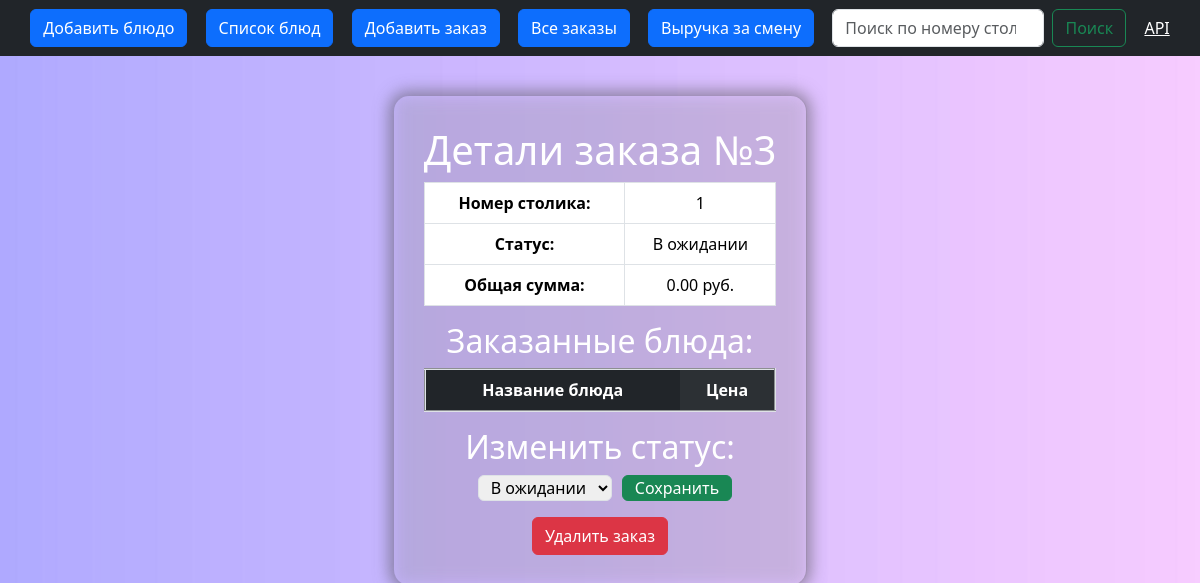
The page /order-detail/3/ on the database as committed earlier.
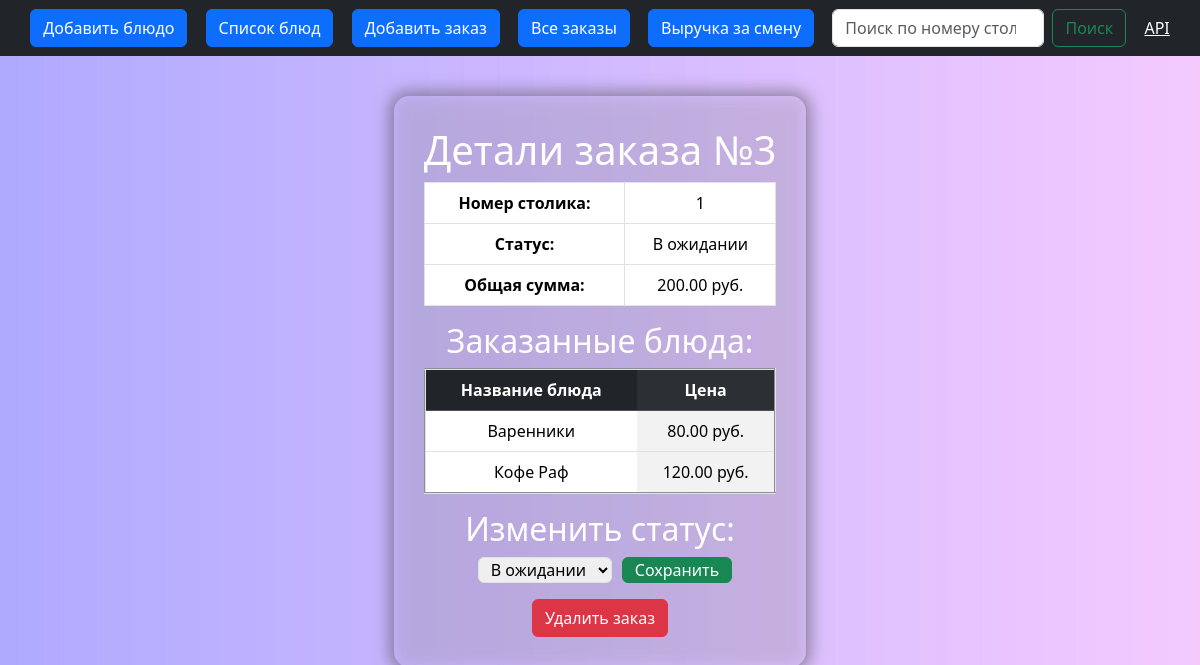
The same page on the database as committed later.
### orders/models.py (models this page shows, shortened)
class Order(models.Model):
    table_number = models.PositiveSmallIntegerField(verbose_name='Номер столика', default=1)
    items = models.ManyToManyField(Item, blank=True, verbose_name='Блюда')
    total_price = models.DecimalField(max_digits=10, decimal_places=2, default=0.00, verbose_name='Сумма заказа')
    status = models.CharField(max_length=10, choices=STATUS_CHOICES, default='in_waiting', verbose_name='Статус')

class Item(models.Model):
    dish_name = models.CharField(max_length=100, unique=True, verbose_name='Название блюда')
    price = models.DecimalField(max_digits=8, decimal_places=2, default=1.00, verbose_name='Цена')

### orders/views.py (the view, shortened to what this page needs)
# urls.py: path('order-detail/<int:pk>/', OrderDetailView.as_view(), name='order-detail'),
class OrderDetailView(UpdateView):
    model = Order
    fields = ['status']
    template_name = 'orders/order-detail.html'
    context_object_name = 'order'
    def get_context_data(self, **kwargs):
        context = super().get_context_data(**kwargs)
        context['form'] = OrderStatusForm(instance=self.object)
        return context

### orders/forms.py
class OrderStatusForm(forms.ModelForm):
    class Meta:
        model = Order
        fields = ['status']
        widgets = {
            'status': forms.Select(attrs={'class': 'my-custom-select'}),
        }

### orders/templates/orders/order-detail.html (shortened to what this page needs)
{% extends 'orders/base.html' %}
{% load static %}
{% block content %}
<link rel="stylesheet" href="{% static 'css/order.css'%}" type="text/css">
<div class='order'>
<h1>Детали заказа №{{ order.id }}</h1>
<table class="table table-bordered">
    <tr>
        <th>Номер столика:</th>
        <td>{{ order.table_number }}</td>
    </tr>
    <tr>
        <th>Статус:</th>
        <td>{{ order.get_status_display }}</td>
    </tr>
    <tr>
        <th>Общая сумма:</th>
        <td>{{ order.total_price }} руб.</td>
    </tr>
</table>
<h2>Заказанные блюда:</h2>
<table border=2 class="table table-striped-columns">
    <thead class="table-dark">
        <tr>
            <th>Название блюда</th>
            <th>Цена</th>
        </tr>
    </thead>
    <tbody>
        {% for item in order.items.all %}
        <tr>
            <td>{{ item.dish_name }}</td>
            <td>{{ item.price }} руб.</td>
        </tr>
        {% endfor %}
    </tbody>
</table>
<h2>Изменить статус:</h2>
<form method="post">
    <p style="display: inline-flex;align-items: stretch;">
    {{ form.status }}
    <button type="submit" class="btn btn-success" id="btn-suc">Сохранить</button>
    </p>
    <br>
    <button type="submit" name="delete" value="delete" class="btn btn-danger">Удалить заказ</button>
</form>
</div>
{% endblock content %}

Rows that differ between the two databases and show on the page:
changed Order "В ожидании": total_price "0.00" → "200.00"
now on this page (row edited): Item: dish_name "Варенники", price "80.00"
now on this page (row edited): Item: dish_name "Кофе Раф", price "120.00"
